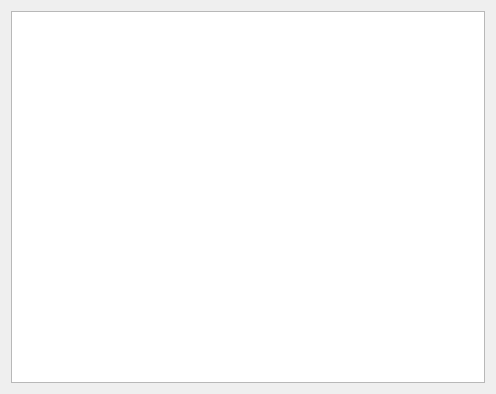
<?xml version="1.0" encoding="UTF-8"?>
<ui version="4.0">
 <class>DebugWindow</class>
 <widget class="QDialog" name="DebugWindow">
  <property name="geometry">
   <rect>
    <x>0</x>
    <y>0</y>
    <width>496</width>
    <height>394</height>
   </rect>
  </property>
  <property name="windowTitle">
   <string>Dialog</string>
  </property>
  <layout class="QHBoxLayout" name="horizontalLayout">
   <item>
    <widget class="QTextBrowser" name="textBrowser"/>
   </item>
  </layout>
 </widget>
 <resources/>
 <connections/>
</ui>
